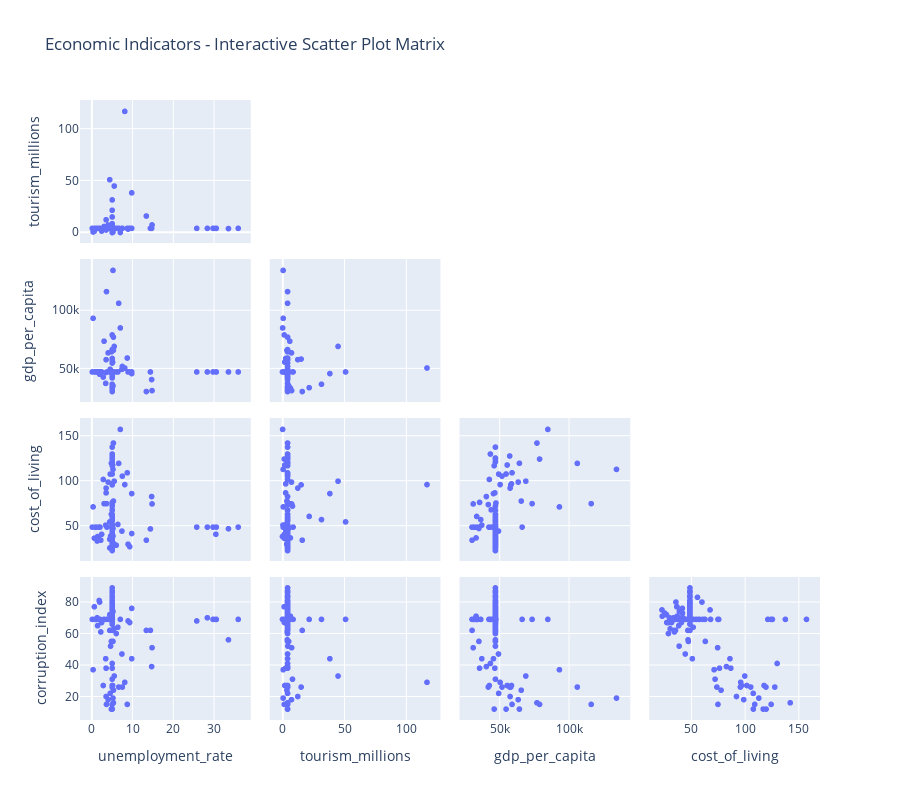
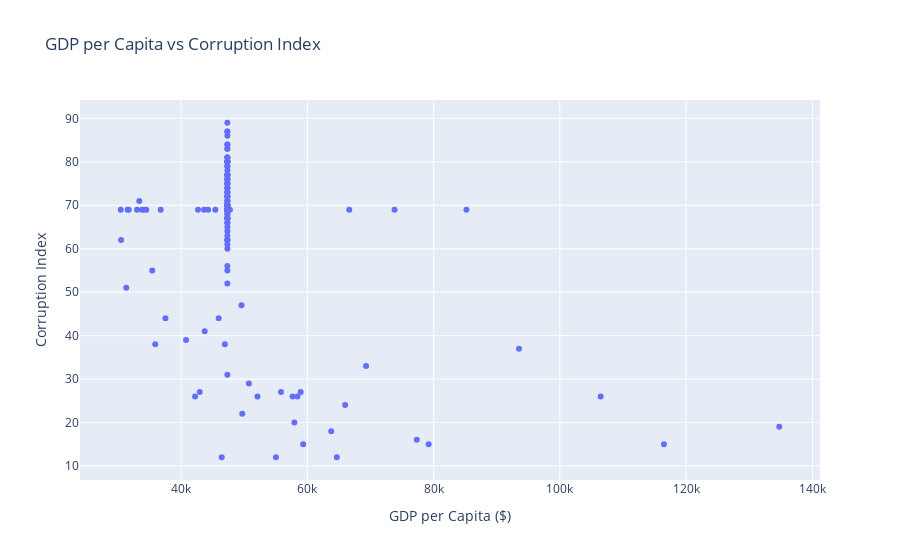
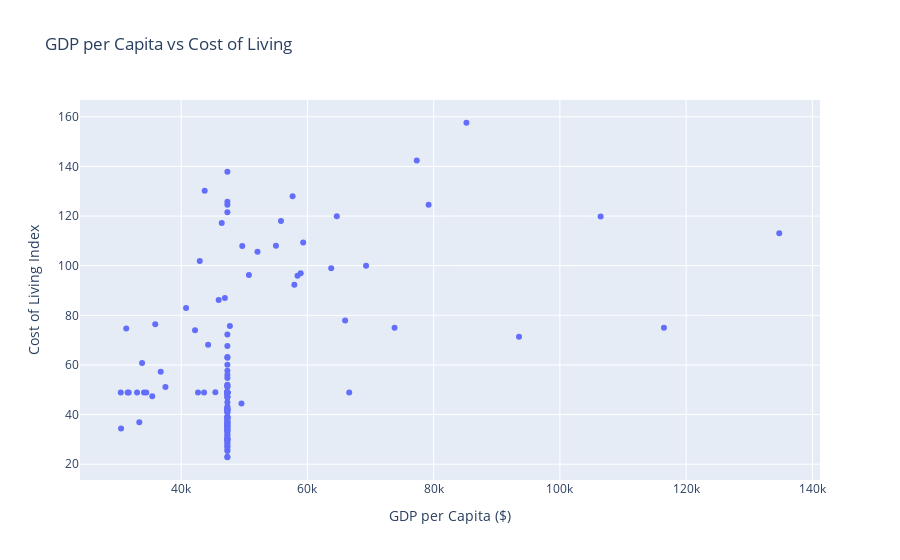

These figures' notebook cell, in order:
### Code cell
# Cell 6
fig_scatter = px.scatter_matrix(df_analysis, 
                               dimensions=numerical_cols,
                               hover_data=['country'],
                               title="Economic Indicators - Interactive Scatter Plot Matrix",
                               height=800)

fig_scatter.update_traces(diagonal_visible=False, showupperhalf=False)
fig_scatter.show()

def show_top_bottom_countries(df, column, n=5):
    print(f"\n{column.upper().replace('_', ' ')}:")
    print(f"TOP {n} Countries:")
    top_countries = df.nlargest(n, column)[['country', column]]
    for idx, row in top_countries.iterrows():
        print(f"   {row['country']}: {row[column]:.2f}")
    
    print(f"\nBOTTOM {n} Countries:")
    bottom_countries = df.nsmallest(n, column)[['country', column]]
    for idx, row in bottom_countries.iterrows():
        print(f"   {row['country']}: {row[column]:.2f}")

for col in numerical_cols:
    show_top_bottom_countries(df_analysis, col)

fig1 = px.scatter(df_analysis, x='gdp_per_capita', y='corruption_index',
                 hover_data=['country', 'cost_of_living', 'unemployment_rate'],
                 title='GDP per Capita vs Corruption Index',
                 labels={'gdp_per_capita': 'GDP per Capita ($)', 
                        'corruption_index': 'Corruption Index'})
fig1.show()

fig2 = px.scatter(df_analysis, x='gdp_per_capita', y='cost_of_living',
                 hover_data=['country', 'corruption_index', 'unemployment_rate'],
                 title='GDP per Capita vs Cost of Living',
                 labels={'gdp_per_capita': 'GDP per Capita ($)', 
                        'cost_of_living': 'Cost of Living Index'})
fig2.show()

fig3 = px.scatter(df_analysis, x='tourism_millions', y='gdp_per_capita',
                 hover_data=['country', 'corruption_index', 'cost_of_living'],
                 title='Tourism vs GDP per Capita',
                 labels={'tourism_millions': 'Tourism (Millions)', 
                        'gdp_per_capita': 'GDP per Capita ($)'})
fig3.show()

fig4 = px.scatter(df_analysis, x='unemployment_rate', y='gdp_per_capita',
                 hover_data=['country', 'corruption_index', 'cost_of_living'],
                 title='Unemployment Rate vs GDP per Capita',
                 labels={'unemployment_rate': 'Unemployment Rate (%)', 
                        'gdp_per_capita': 'GDP per Capita ($)'})
fig4.show()

### Figure 1 — Plotly figure (JSON) as saved in the notebook; plotly's stock layout.template omitted (floating-point values rounded to 4 significant figures; data arrays with more than 128 entries replaced by an {"elided": "..."} marker saying what was removed)
{"data": [{"customdata": {"elided": "167x1 str values"}, "diagonal": {"visible": false}, "dimensions": [{"axis": {"matches": true}, "label": "unemployment_rate", "values": {"elided": "167 float values"}}, {"axis": {"matches": true}, "label": "tourism_millions", "values": {"elided": "167 float values"}}, {"axis": {"matches": true}, "label": "gdp_per_capita", "values": {"elided": "167 float values"}}, {"axis": {"matches": true}, "label": "cost_of_living", "values": {"elided": "167 float values"}}, {"axis": {"matches": true}, "label": "corruption_index", "values": {"elided": "167 float values"}}], "hovertemplate": "%{xaxis.title.text}=%{x}<br>%{yaxis.title.text}=%{y}<br>country=%{customdata[0]}<extra></extra>", "legendgroup": "", "marker": {"color": "#636efa", "symbol": "circle"}, "name": "", "showlegend": false, "showupperhalf": false, "type": "splom"}], "layout": {"dragmode": "select", "height": 800, "legend": {"tracegroupgap": 0}, "title": {"text": "Economic Indicators - Interactive Scatter Plot Matrix"}}}

### Figure 2 — Plotly figure (JSON) as saved in the notebook; plotly's stock layout.template omitted (floating-point values rounded to 4 significant figures; data arrays with more than 128 entries replaced by an {"elided": "..."} marker saying what was removed)
{"data": [{"customdata": {"elided": "167x3 mixed values"}, "hovertemplate": "GDP per Capita ($)=%{x}<br>Corruption Index=%{y}<br>country=%{customdata[0]}<br>cost_of_living=%{customdata[1]}<br>unemployment_rate=%{customdata[2]}<extra></extra>", "legendgroup": "", "marker": {"color": "#636efa", "symbol": "circle"}, "mode": "markers", "name": "", "orientation": "v", "showlegend": false, "type": "scatter", "x": {"elided": "167 float values"}, "xaxis": "x", "y": {"elided": "167 float values"}, "yaxis": "y"}], "layout": {"legend": {"tracegroupgap": 0}, "title": {"text": "GDP per Capita vs Corruption Index"}, "xaxis": {"anchor": "y", "domain": [0, 1], "title": {"text": "GDP per Capita ($)"}}, "yaxis": {"anchor": "x", "domain": [0, 1], "title": {"text": "Corruption Index"}}}}

### Figure 3 — Plotly figure (JSON) as saved in the notebook; plotly's stock layout.template omitted (floating-point values rounded to 4 significant figures; data arrays with more than 128 entries replaced by an {"elided": "..."} marker saying what was removed)
{"data": [{"customdata": {"elided": "167x3 mixed values"}, "hovertemplate": "GDP per Capita ($)=%{x}<br>Cost of Living Index=%{y}<br>country=%{customdata[0]}<br>corruption_index=%{customdata[1]}<br>unemployment_rate=%{customdata[2]}<extra></extra>", "legendgroup": "", "marker": {"color": "#636efa", "symbol": "circle"}, "mode": "markers", "name": "", "orientation": "v", "showlegend": false, "type": "scatter", "x": {"elided": "167 float values"}, "xaxis": "x", "y": {"elided": "167 float values"}, "yaxis": "y"}], "layout": {"legend": {"tracegroupgap": 0}, "title": {"text": "GDP per Capita vs Cost of Living"}, "xaxis": {"anchor": "y", "domain": [0, 1], "title": {"text": "GDP per Capita ($)"}}, "yaxis": {"anchor": "x", "domain": [0, 1], "title": {"text": "Cost of Living Index"}}}}
